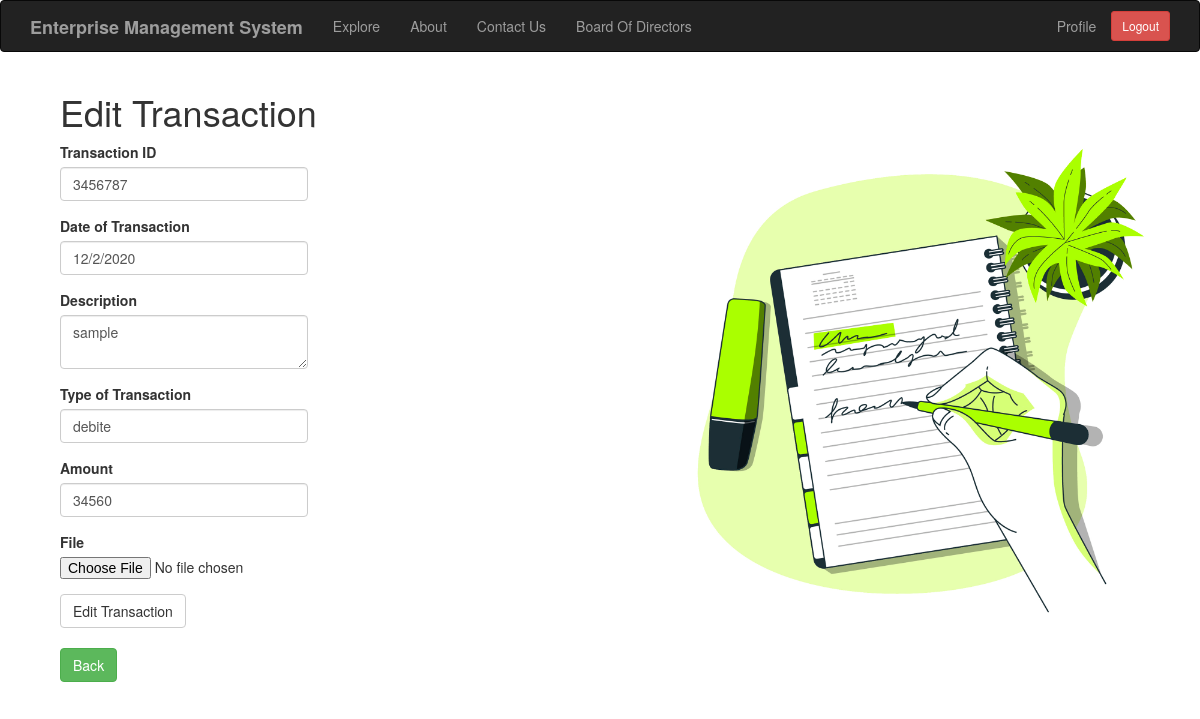
/edit_transaction/3 (signed in), run on an earlier commit of the app's database.
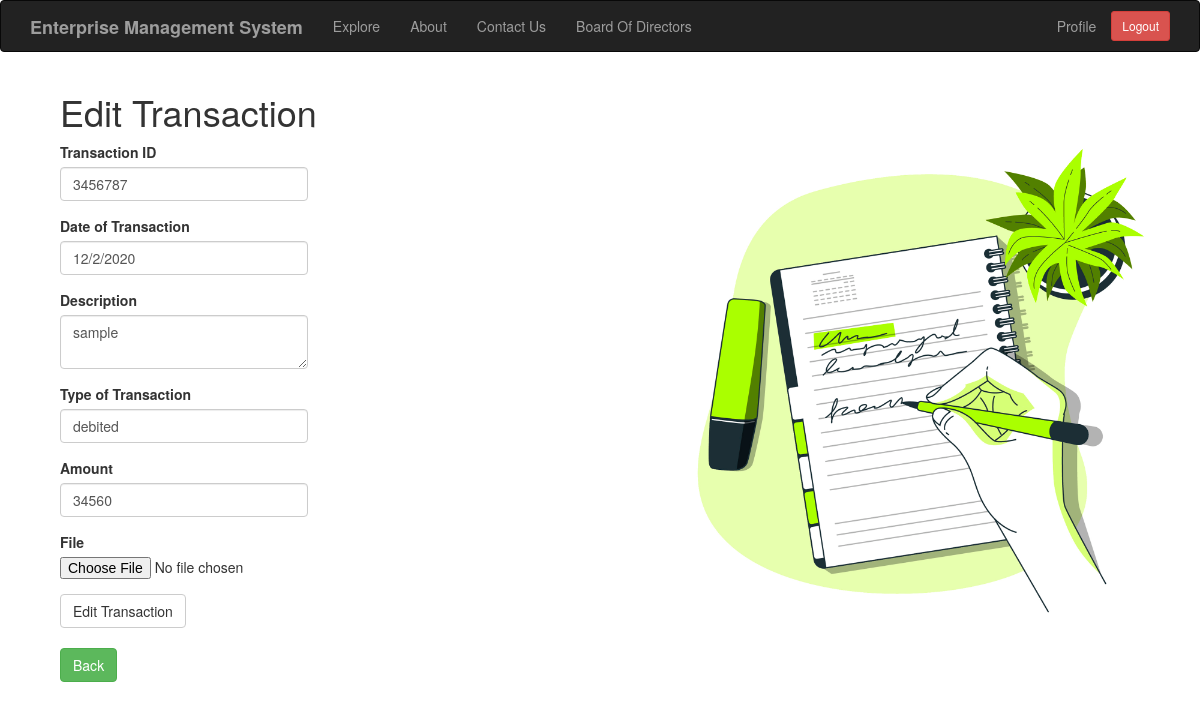
And on a later commit of the database.
### app/models.py (models this page shows, shortened)
class Transaction(db.Model):
    id = db.Column(db.Integer,primary_key=True)
    tr_id = db.Column(db.Integer)
    date = db.Column(db.String(64))
    description = db.Column(db.String(140))
    tr_type = db.Column(db.String(64))
    amount = db.Column(db.Integer)
    valid = db.Column(db.Boolean, default=False)
    user_id = db.Column(db.Integer,db.ForeignKey('user.id'))
    comment = db.relationship('Comment',backref='comment_of',lazy='dynamic')
    document = db.relationship('Document',backref='document_of',lazy='dynamic')

### app/routes.py (the view)
@app.route('/edit_transaction/<trans_id>',methods=['GET','POST'])
@login_required
def edit_transaction(trans_id):
    form = EditTransactionForm()
    transaction = Transaction.query.filter_by(id=trans_id).first_or_404()
    if form.validate_on_submit():
        transaction.tr_id = form.tr_id.data
        transaction.date = form.date.data
        transaction.description = form.description.data
        transaction.tr_type = form.tr_type.data
        transaction.amount = form.amount.data
        filename = secure_filename(form.file.data.filename)
        db.session.commit()
        if filename != '':
            form.file.data.save('uploads/'+filename)
            document = Document(filename=filename,transaction_id=transaction.id)
            db.session.add(document)
            db.session.commit()
        return redirect(url_for('edit_transaction',trans_id=transaction.id))
    elif request.method == 'GET':
        form.tr_id.data = transaction.tr_id
        form.date.data = transaction.date
        form.description.data = transaction.description
        form.tr_type.data = transaction.tr_type
        form.amount.data = transaction.amount
    return render_template('edit_transaction.html',title='Edit Transaction',form=form)

### app/forms.py
class EditTransactionForm(FlaskForm):
    tr_id = IntegerField('Transaction ID', validators=[DataRequired()])
    date = StringField('Date of Transaction', validators=[DataRequired()])
    description = TextAreaField('Description', validators=[Length(min=0,max=140)])
    tr_type = StringField('Type of Transaction', validators=[DataRequired()])
    amount = IntegerField('Amount', validators=[DataRequired()])
    file = FileField()
    submit = SubmitField('Edit Transaction')

### app/models.py (called while the page is built)
@login.user_loader
def load_user(id):
    return User.query.get(int(id))

### app/routes.py (called while the page is built)
@app.before_request
def before_request():
    if current_user.is_authenticated:
        current_user.last_seen = datetime.utcnow()
        db.session.commit()

### app/templates/edit_transaction.html
{% extends "base.html" %}
{% import 'bootstrap/wtf.html' as wtf %}
{% block app_content %}
<div class="col-md-12">
	<div class="col-md-6">
		<h1>Edit Transaction</h1>
    	<div class="row">
        	<div class="col-md-6">
            	{{ wtf.quick_form(form) }}
        	</div>
    	</div>
    	<br>
    	{% if current_user.job =='Acc' %}
    		<p><a href="{{ url_for('acc_index') }}"  class="btn btn-success">Back</a></p>
		{% else %}
    		<p><a href="{{ url_for('index') }}"  class="btn btn-success">Back</a></p>
		{% endif %}
	</div>
	<div class="col-md-6">
		<img src="{{ url_for('static', filename= 'images/edits.jpg')}}" alt="edit" style="max-width: 600px; height: auto;">
	</div>
</div>
{% endblock %}

What changed in the data, as far as the page shows it:
changed Transaction "sample": tr_type "debite" → "debited"
